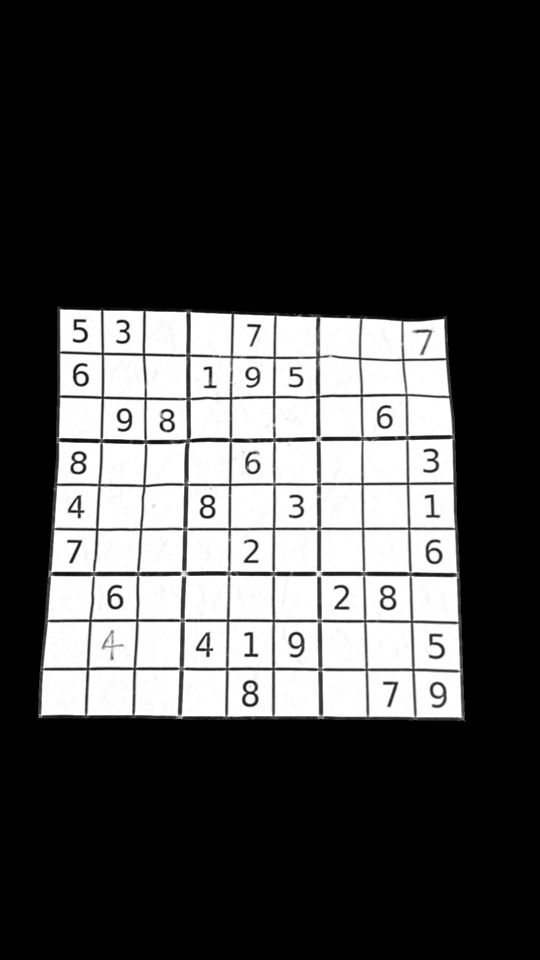
#> input picture backend/puzzleonly.jpg, 1080 x 1920 px (shown at 1/2 size)
$ python process_image4.py
#> lines starting #> are read from the running program, lines starting #| are printed output that depends on the picture; after the words box and inside, x2 and y2 are one past the last pixel; in counts of white or black regions, pixels touching at a corner belong together
import cv2
from imutils import contours
import numpy as np

# Load image, grayscale, and adaptive threshold
image = cv2.imread('puzzleonly.jpg')
#> image is the input picture: shape (1920, 1080, 3); min 0, max 255, mean 70.5
gray = cv2.cvtColor(image, cv2.COLOR_BGR2GRAY)
thresh = cv2.adaptiveThreshold(gray,255,cv2.ADAPTIVE_THRESH_GAUSSIAN_C, cv2.THRESH_BINARY_INV,57,5)
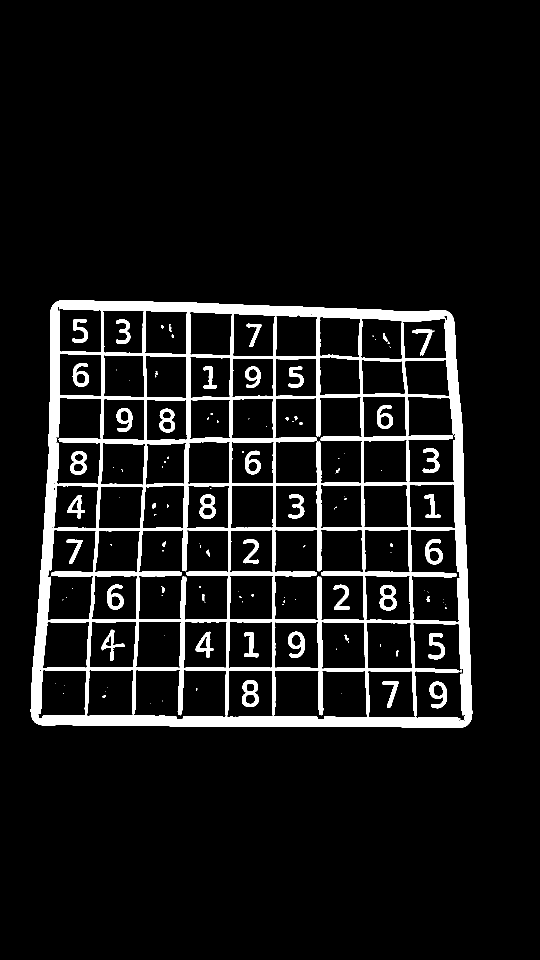
#> thresh: shape (1920, 1080) (shown at 1/2 size); 8.4% white; 121 white regions (68 under 20 px)

# Filter out all numbers and noise to isolate only boxes
cnts = cv2.findContours(thresh, cv2.RETR_TREE, cv2.CHAIN_APPROX_SIMPLE)
#> cnts = 265 contours, 127 with area under 20; largest, box (x1, y1, x2, y2) and area: (61, 600, 945, 1456) 708463, (548, 1058, 729, 1242) 28868, (276, 1059, 458, 1241) 28474, (549, 793, 725, 968) 26647, (825, 1245, 931, 1443) 16801
cnts = cnts[0] if len(cnts) == 2 else cnts[1]
for c in cnts:
    area = cv2.contourArea(c)
    if area < 1000:
        cv2.drawContours(thresh, [c], -1, (0,0,0), -1)
#> this loop made 265 passes
#> area on passes 1, 15, 16: 708463, 8183, 504.5
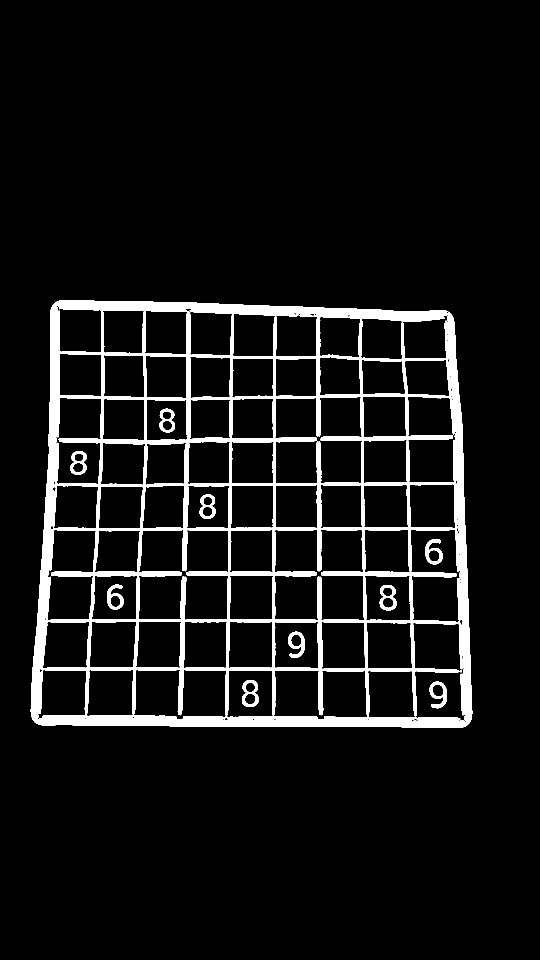
#> thresh: shape (1920, 1080) (shown at 1/2 size); 7.5% white; 10 white regions, largest, box (x1, y1, x2, y2) and area: (61, 600, 945, 1456) 148653, (484, 1360, 518, 1414) 867, (859, 1363, 894, 1417) 848

# Fix horizontal and vertical lines
vertical_kernel = cv2.getStructuringElement(cv2.MORPH_RECT, (1,5))
#> vertical_kernel = [1, 1, 1, 1, 1]
thresh = cv2.morphologyEx(thresh, cv2.MORPH_CLOSE, vertical_kernel, iterations=9)
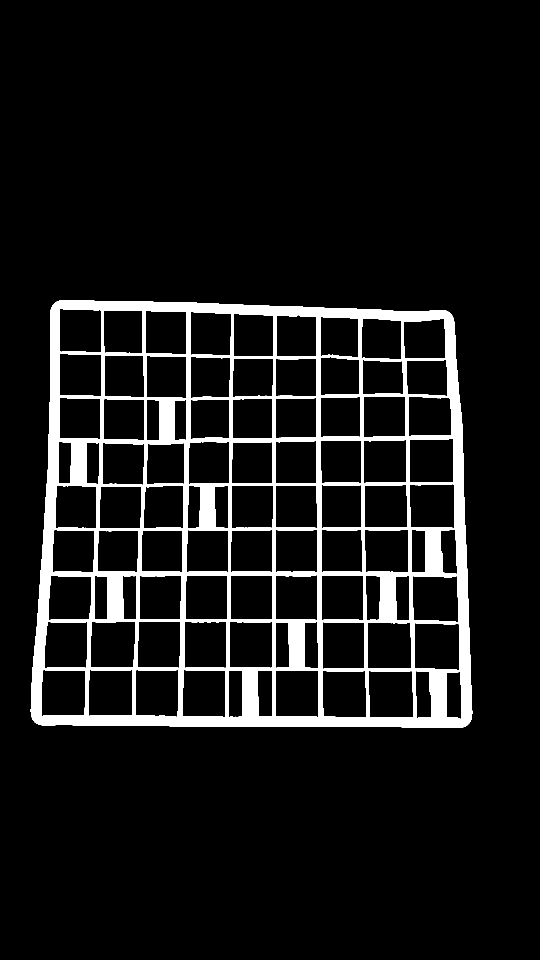
#> thresh: shape (1920, 1080) (shown at 1/2 size); 8.7% white; 1 white region, box (x1, y1, x2, y2) and area: (61, 600, 945, 1456) 179771
horizontal_kernel = cv2.getStructuringElement(cv2.MORPH_RECT, (5,1))
#> horizontal_kernel = [[1, 1, 1, 1, 1]]
thresh = cv2.morphologyEx(thresh, cv2.MORPH_CLOSE, horizontal_kernel, iterations=4)
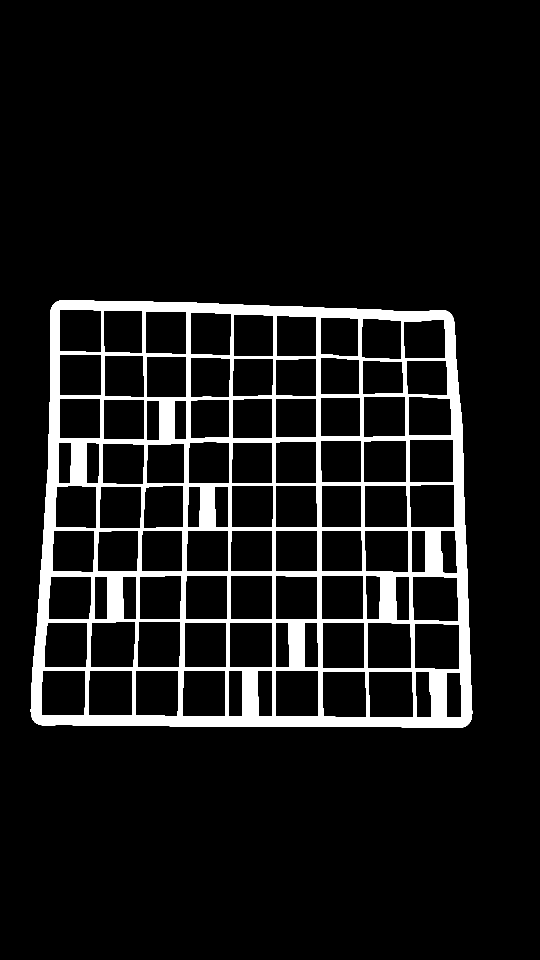
#> thresh: shape (1920, 1080) (shown at 1/2 size); 8.8% white; 1 white region, box (x1, y1, x2, y2) and area: (61, 600, 945, 1456) 181891

# Sort by top to bottom and each row by left to right
invert = 255 - thresh
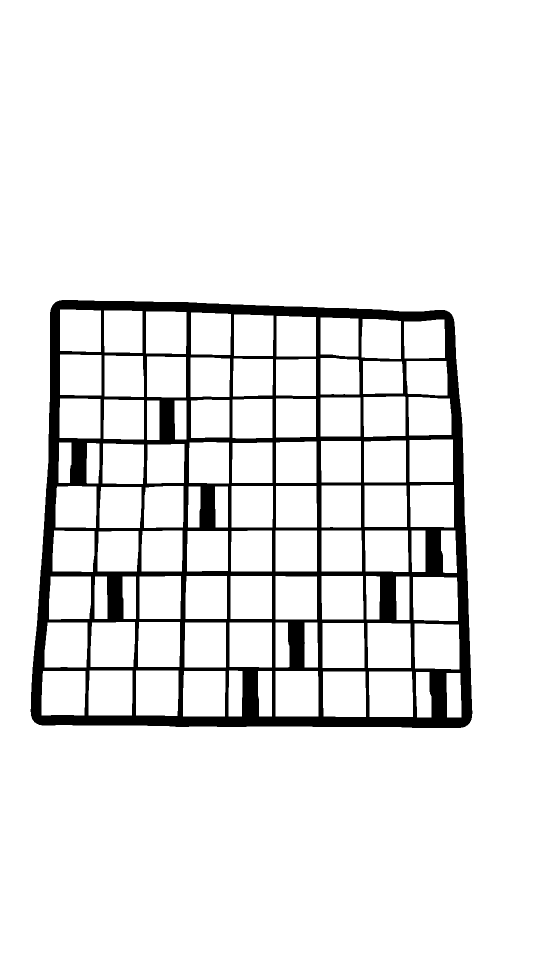
#> invert: shape (1920, 1080) (shown at 1/2 size); 91.2% white; 1 black region
cnts = cv2.findContours(invert, cv2.RETR_TREE, cv2.CHAIN_APPROX_SIMPLE)
#> cnts = 92 contours; largest, box (x1, y1, x2, y2) and area: (0, 0, 1080, 1920) 2070601, (60, 599, 946, 1457) 711798, (829, 1247, 919, 1339) 7836, (738, 1343, 826, 1434) 7730, (177, 1341, 265, 1431) 7660
cnts = cnts[0] if len(cnts) == 2 else cnts[1]
(cnts, _) = contours.sort_contours(cnts, method="top-to-bottom")

sudoku_rows = []
row = []
for (i, c) in enumerate(cnts, 1):
    area = cv2.contourArea(c)
    if area < 50000:
        row.append(c)
        if i % 9 == 0:
            (cnts, _) = contours.sort_contours(row, method="left-to-right")
            sudoku_rows.append(cnts)
            row = []
#> this loop made 92 passes
#> area on passes 2 to 13: 711798, 6665, 6299.5, 6631.5, 6462.5, 6299.5, 6159, 5567, 5918.5, 5965.5, 6572, 6222
#> (c, area) on passes 1, 23, 30, 55: ([[0, 0], [0, 1919], [1079, 1919], [1079, 0]], 2070601), ([[641, 795], [641, 872], [720, 872], [720, 795]], 6083), ([[294, 801], [294, 879], [318, 879], [318, 801]], 1872), ([[551, 1061], [551, 1142], [633, 1142], [633, 1061]], 6642)
#> after the loop, sudoku_rows = 10 items

# Iterate through each box
i=0
for row in sudoku_rows:
    for c in row:
        i += 1
        mask = np.zeros(image.shape, dtype=np.uint8)
        cv2.drawContours(mask, [c], -1, (255,255,255), -1)
        result = cv2.bitwise_and(image, mask)
        result[mask==0] = 255
        cv2.imshow('result', result)
        cv2.imwrite(f'img{str(i)}.jpg', result)
        cv2.waitKey(175)
#> this loop made 10 passes
#> pass 1, `cv2.imshow('result', result)`:
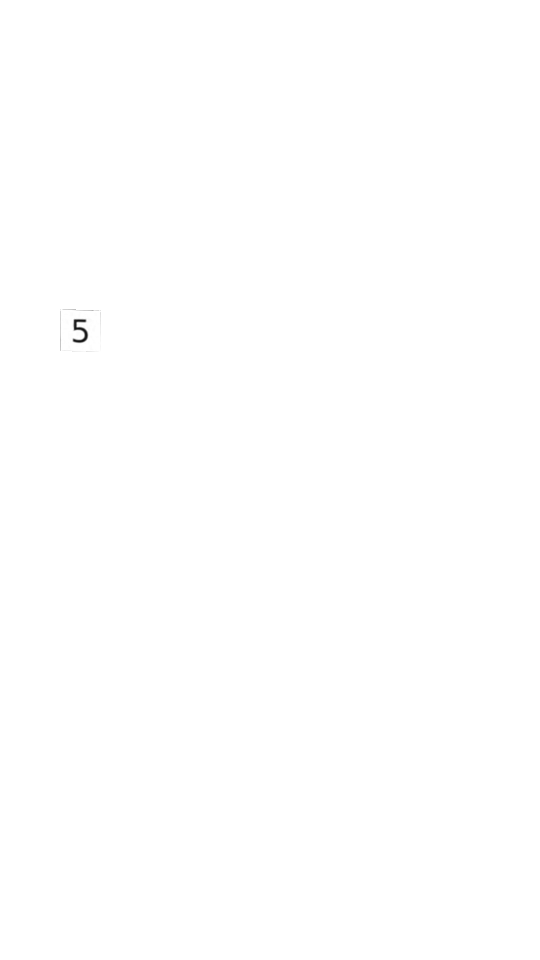
#> window 'result': shape (1920, 1080, 3) (shown at 1/2 size); min 10, max 255, mean 254.9
#> after the loop:
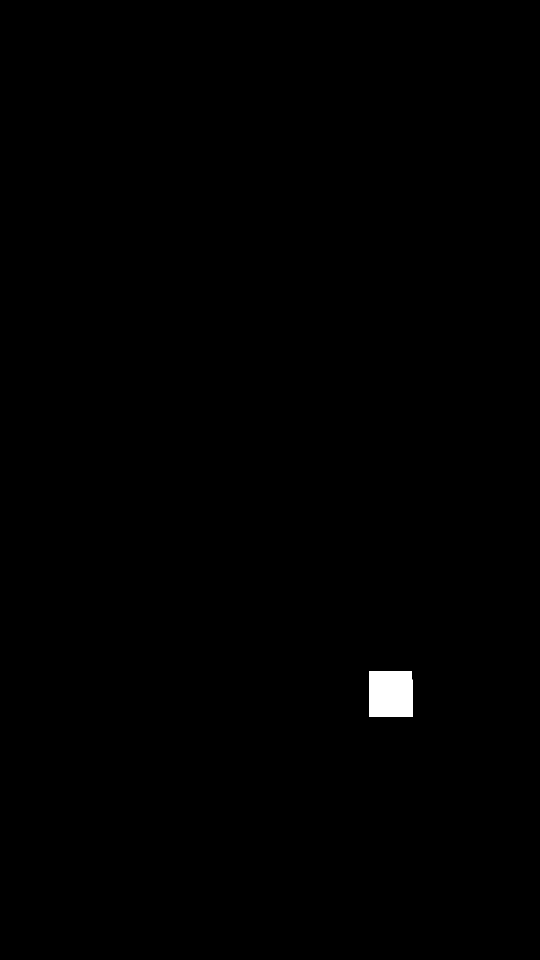
#> mask: shape (1920, 1080, 3) (shown at 1/2 size); 0.38% white; 1 white region, box (x1, y1, x2, y2) and area: (738, 1343, 826, 1434) 7906
#> after the loop, i = 88

cv2.imshow('thresh', thresh)
cv2.imshow('invert', invert)
cv2.waitKey()

$ run again, with backend/closex.jpg copied over backend/puzzleonly.jpg
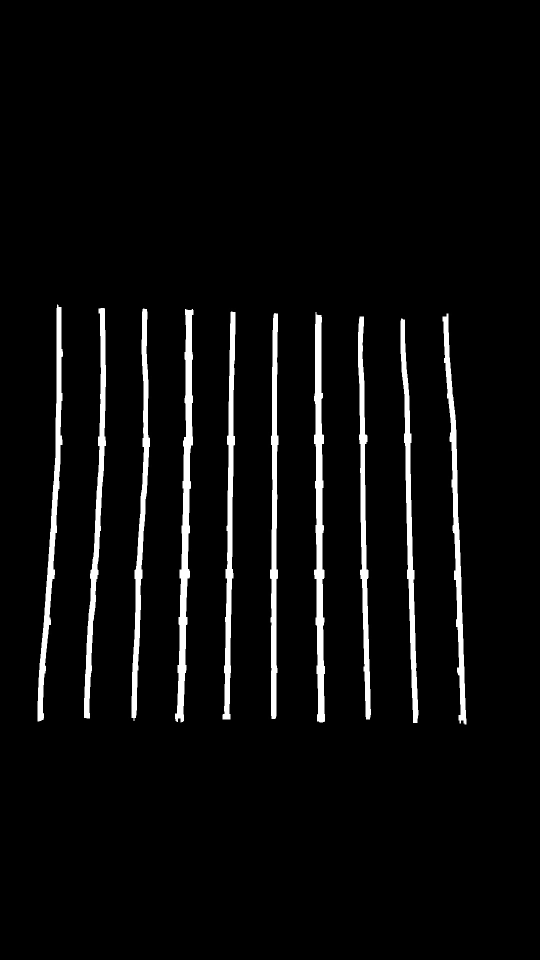
#> input picture backend/closex.jpg, 1080 x 1920 px (shown at 1/2 size)
#> image is the input picture: shape (1920, 1080, 3); min 0, max 255, mean 11.3
#> `thresh = cv2.adaptiveThreshold(gray,255,cv2.ADAPTIVE_THRESH_GAUSSIAN_C..`:
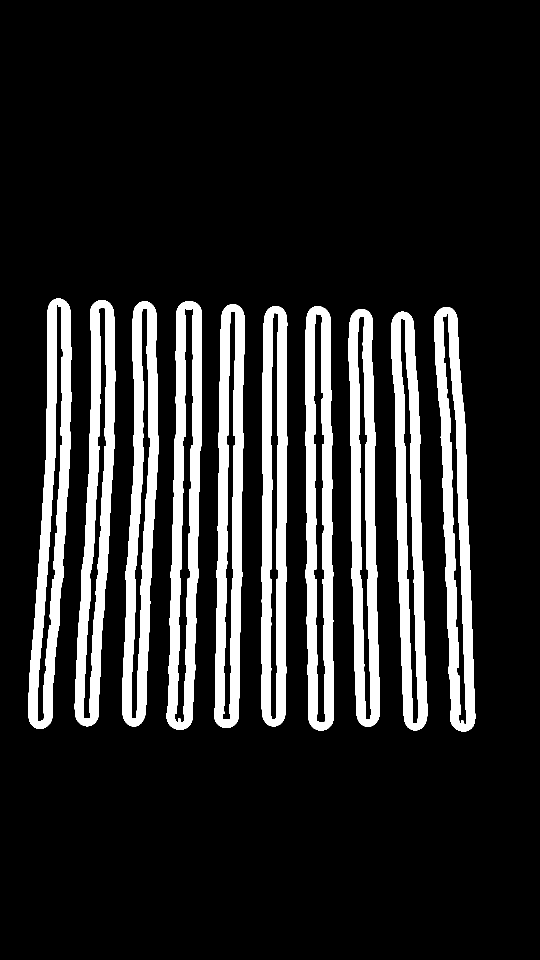
#> thresh: shape (1920, 1080) (shown at 1/2 size); 15.2% white; 10 white regions
#> `cnts = cv2.findContours(thresh, cv2.RETR_TREE, cv2.CHAIN_APPROX_SIMPLE)`: cnts = 20 contours; largest, box (x1, y1, x2, y2) and area: (333, 602, 404, 1460) 42645, (610, 612, 668, 1461) 42013, (56, 597, 143, 1458) 40342, (149, 600, 231, 1453) 39788, (868, 614, 951, 1463) 39544
#> the loop `for c in cnts:` made 20 passes
#> area on passes 1 to 8: 38682, 9290, 38581.5, 9155.5, 39543.5, 9674.5, 42013, 11911
#> vertical_kernel = [1, 1, 1, 1, 1]
#> horizontal_kernel = [[1, 1, 1, 1, 1]]
#> invert: shape (1920, 1080); 80.3% white; 10 black regions
#> `cnts = cv2.findContours(invert, cv2.RETR_TREE, cv2.CHAIN_APPROX_SIMPLE)`: cnts = 12 contours; largest, box (x1, y1, x2, y2) and area: (0, 0, 1080, 1920) 2070601, (332, 601, 405, 1461) 44544, (609, 611, 669, 1462) 43824, (55, 596, 144, 1459) 42133, (148, 599, 232, 1454) 41618
#> the loop `for (i, c) in enumerate(cnts, 1):` made 12 passes
#> area on passes 2 to 9: 42133, 41617.5, 44544, 41161.5, 41312, 43824, 40901, 41419.5
#> after the loop `for (i, c) in enumerate(cnts, 1):`: sudoku_rows = 1 item
#> the loop `for row in sudoku_rows:` made 1 pass
#> after the loop `for row in sudoku_rows:`:
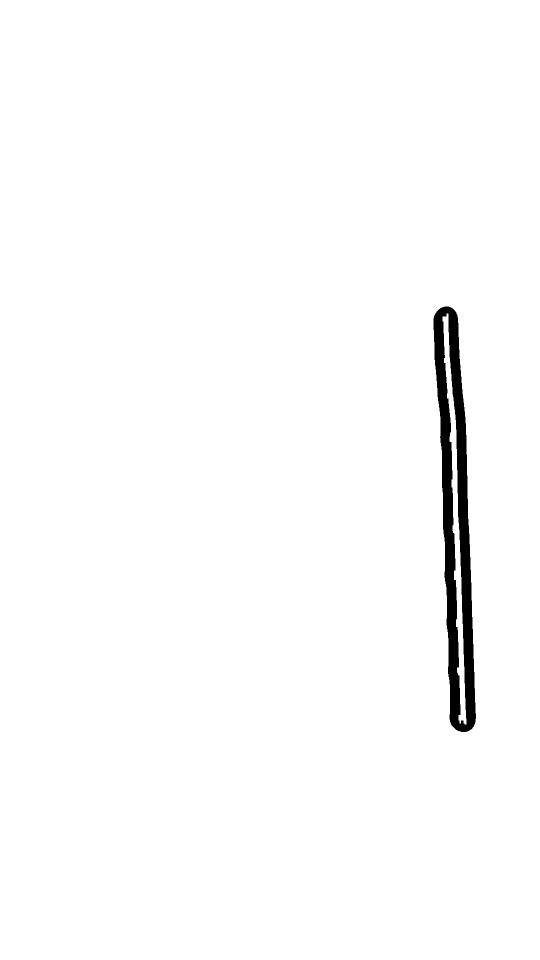
#> result: shape (1920, 1080, 3) (shown at 1/2 size); min 0, max 255, mean 250.9
#> after the loop `for row in sudoku_rows:`: i = 8
